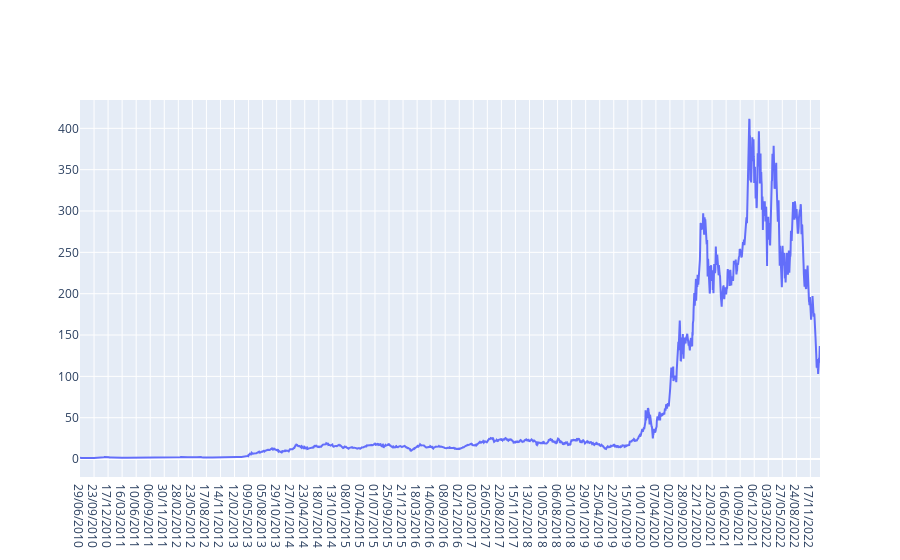

The code cell stored with this chart in its notebook:
### Code cell
import plotly.graph_objects as go

plot = go.Figure(go.Scatter(x=df.Date, y=df.Open))
plot.update_layout(
    xaxis_tickformat = '%d %B (%a)<br>%Y'
)
plot.show()

### Figure 1 — Plotly figure (JSON) as saved in the notebook; plotly's stock layout.template omitted (floating-point values rounded to 4 significant figures; data arrays with more than 128 entries replaced by an {"elided": "..."} marker saying what was removed)
{"data": [{"type": "scatter", "x": {"elided": "3162 str values"}, "y": {"elided": "3162 float values"}}], "layout": {"xaxis": {"tickformat": "%d %B (%a)<br>%Y"}}}
